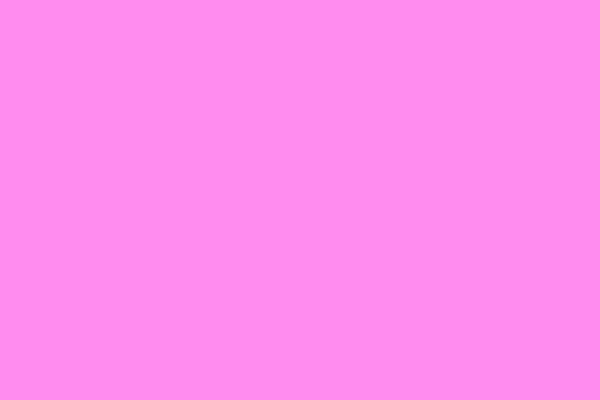
Frame 1 (no input)
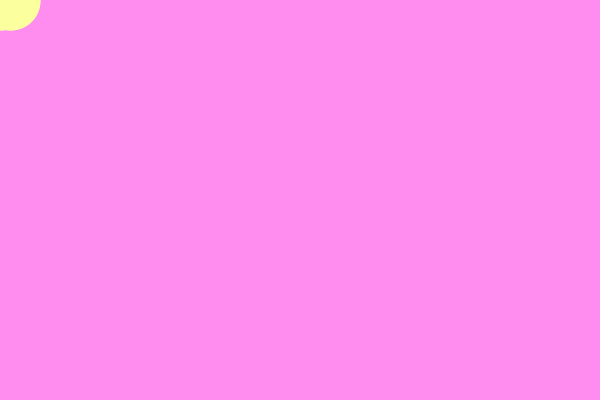
Frame 60 (the mouse pressed at the canvas centre just before this capture)
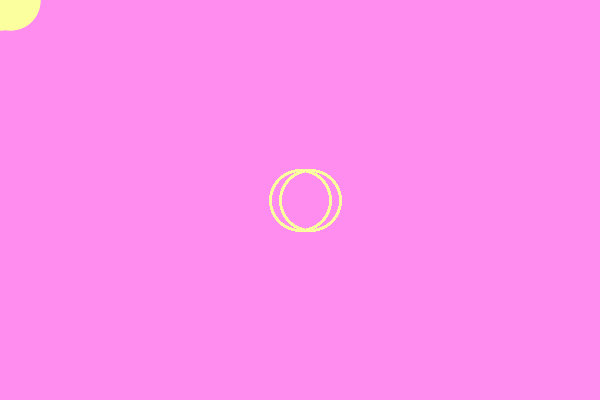
Frame 120 (the mouse held since frame 60 and released just before this capture)

The Processing sketch that drew these frames (run headless with seeded random() and noise(); from frame 60 on, the mouse is pressed at the canvas centre):

// Processing sketch: s06c01Laura
// ── s06c01Laura.pde
//Expresion digital 2 
//s06c01 Laura

/*
certamen1 donde se queneran 2 circulos los cuales se mueven de acuerdo al movimiento del mouse
y al apretar la letra g se genera una linea y al apretar el mouse se borran todo lo 
anteriormente dibujados.
*/

//colres : rosado, amarillo y blanco
color c1, c2, c3;

//varianle espesifica de ellipse 
color cmaestro;
color cool;
float esize;

//condicionales 
boolean v, g;


float x, y;

void setup() {
  size(600, 400);
  
// inicializacion tamaño elipse
  esize = mouseY;
//inicializacion booleans
  g = true;
  v = true;

//inicializacion colores
  c1 = color (255, 140, 239);//rosado
  c2 = color (251, 255, 158);//amarillo
  c3 = color (255, 255, 255);//blanco
  cmaestro = c2;
  cool = c3;
  
  background(c1);
}

void draw() {
  //randoms para crear la linea con el keypressed
  x = random(0, 600);
  y = random(0, 400);
 
 //variable que permite que se dibujen 2 ellipses 
 for ( int i = 0; i < 20; i += 10){
  noFill();
  stroke(cool);
  strokeWeight(2);
  ellipse(mouseX + i, mouseY, esize, esize);
 }
 // condicional que controla es tamaño de las ellipses
  if (mouseY < 200){
    esize = esize +1;   
  }
  
  if (mouseY > 200){
    esize = esize - 1 ;
  }

// condicinal que controla el cambio de color de la elipse segun su movimiento en x  
  if (mouseX < width/2) {
    cmaestro = c3;
    cool = c2;
  }

  if (mouseX > 300) {
    cmaestro = c2;
    cool = c3;
  }

}
// key pressed que permite que al apretar g se cree una linea 
void keyPressed(){
  if (g == true){
   stroke(0);
   strokeWeight(6);
   line (mouseX, mouseY, x, y);
  
  
  }
}
//variable que permite que al apretar el mouse se borre los circulos anteriormente dibujados
void mousePressed() {
  if (v == true) {
    background(c1);
  }
}
